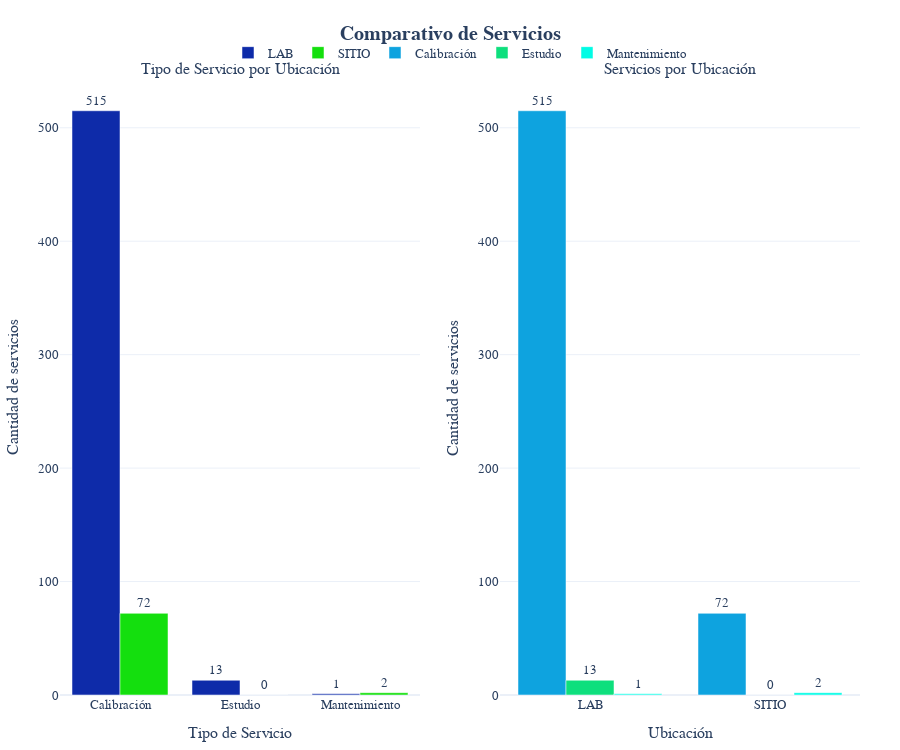

The code cell stored with this chart in its notebook:
### Code cell
import plotly.graph_objects as go
from plotly.subplots import make_subplots

# -----------------------------
# Primer gráfico: Tipo de Servicio por Ubicación
# Paleta de colores verdizules para este gráfico
colors1 = ["#0e2Ba9", "#14df0e"]

# Obtenemos las ubicaciones únicas
ubicaciones = loc_melted['Ubicación'].unique()

traces1 = []
for i, ubic in enumerate(ubicaciones):
    df_servicio = loc_melted[loc_melted['Ubicación'] == ubic]
    # Enviamos Ubicación y Tipo de Servicio en customdata para el hover
    custom_data = df_servicio[['Ubicación', 'Tipo de Servicio']]
    traces1.append(
        go.Bar(
            x=df_servicio['Tipo de Servicio'],
            y=df_servicio['Total'],
            name=ubic,
            text=df_servicio['Total'],
            textposition='outside',
            customdata=custom_data,
            hovertemplate=(
                '<b>Ubicación:</b> %{customdata[0]}<br>'
                '<b>Tipo de Servicio:</b> %{customdata[1]}<br>'
                '<b>Cantidad:</b> %{y:,}<extra></extra>'
            ),
            marker=dict(color=colors1[i % len(colors1)]),
        )
    )

# -----------------------------
# Segundo gráfico: Servicios por Ubicación
# Paleta de colores verdizules para este gráfico
colors2 = ["#0ea3df", "#0edf7d", "#01fce5"]

# Obtenemos los tipos de servicio únicos
tipos_de_servicio = loc_melted['Tipo de Servicio'].unique()

traces2 = []
for i, tipos_de_serv in enumerate(tipos_de_servicio):
    df_servicio = loc_melted[loc_melted['Tipo de Servicio'] == tipos_de_serv]
    custom_data = df_servicio[['Ubicación', 'Tipo de Servicio']]
    traces2.append(
        go.Bar(
            x=df_servicio['Ubicación'],
            y=df_servicio['Total'],
            name=tipos_de_serv,  # Se usa el tipo de servicio para identificar la traza
            text=df_servicio['Total'],
            textposition='outside',
            customdata=custom_data,
            hovertemplate=(
                '<b>Ubicación:</b> %{customdata[0]}<br>'
                '<b>Tipo de Servicio:</b> %{customdata[1]}<br>'
                '<b>Cantidad:</b> %{y:,}<extra></extra>'
            ),
            marker=dict(color=colors2[i % len(colors2)]),
        )
    )

# -----------------------------
# Crear el panel con dos columnas
fig = make_subplots(
    rows=1, cols=2,
    subplot_titles=["Tipo de Servicio por Ubicación", "Servicios por Ubicación"]
)

# Agregar los trazos del primer gráfico en la primera columna
for trace in traces1:
    fig.add_trace(trace, row=1, col=1)
fig.update_xaxes(title_text="Tipo de Servicio", row=1, col=1)
fig.update_yaxes(title_text="Cantidad de servicios", row=1, col=1)

# Agregar los trazos del segundo gráfico en la segunda columna
for trace in traces2:
    fig.add_trace(trace, row=1, col=2)
fig.update_xaxes(title_text="Ubicación", row=1, col=2)
fig.update_yaxes(title_text="Cantidad de servicios", row=1, col=2)

# -----------------------------
# Actualizar el layout general del panel
fig.update_layout(
    title=dict(
        text="<b>Comparativo de Servicios</b>",
        x=0.5,
        font=dict(size=20)
    ),
    font=dict(family="Arial", size=13),
    barmode='group',
    template="plotly_white",
    height=750,
    legend=dict(
        orientation="h",
        yanchor="bottom",
        y=1.02,
        xanchor="center",
        x=0.5,
        bgcolor='rgba(255,255,255,0.8)',
    ),
    margin=dict(t=80, b=50, l=60, r=40)
)

fig.show()

### Figure 1 — Plotly figure (JSON) as saved in the notebook; plotly's stock layout.template omitted (floating-point values rounded to 4 significant figures)
{"data": [{"customdata": [["LAB", "Calibración"], ["LAB", "Estudio"], ["LAB", "Mantenimiento"]], "hovertemplate": "<b>Ubicación:</b> %{customdata[0]}<br><b>Tipo de Servicio:</b> %{customdata[1]}<br><b>Cantidad:</b> %{y:,}<extra></extra>", "marker": {"color": "#0e2Ba9"}, "name": "LAB", "text": [515.0, 13.0, 1.0], "textposition": "outside", "type": "bar", "x": ["Calibración", "Estudio", "Mantenimiento"], "xaxis": "x", "y": [515.0, 13.0, 1.0], "yaxis": "y"}, {"customdata": [["SITIO", "Calibración"], ["SITIO", "Mantenimiento"], ["SITIO", "Estudio"]], "hovertemplate": "<b>Ubicación:</b> %{customdata[0]}<br><b>Tipo de Servicio:</b> %{customdata[1]}<br><b>Cantidad:</b> %{y:,}<extra></extra>", "marker": {"color": "#14df0e"}, "name": "SITIO", "text": [72.0, 2.0, 0.0], "textposition": "outside", "type": "bar", "x": ["Calibración", "Mantenimiento", "Estudio"], "xaxis": "x", "y": [72.0, 2.0, 0.0], "yaxis": "y"}, {"customdata": [["LAB", "Calibración"], ["SITIO", "Calibración"]], "hovertemplate": "<b>Ubicación:</b> %{customdata[0]}<br><b>Tipo de Servicio:</b> %{customdata[1]}<br><b>Cantidad:</b> %{y:,}<extra></extra>", "marker": {"color": "#0ea3df"}, "name": "Calibración", "text": [515.0, 72.0], "textposition": "outside", "type": "bar", "x": ["LAB", "SITIO"], "xaxis": "x2", "y": [515.0, 72.0], "yaxis": "y2"}, {"customdata": [["LAB", "Estudio"], ["SITIO", "Estudio"]], "hovertemplate": "<b>Ubicación:</b> %{customdata[0]}<br><b>Tipo de Servicio:</b> %{customdata[1]}<br><b>Cantidad:</b> %{y:,}<extra></extra>", "marker": {"color": "#0edf7d"}, "name": "Estudio", "text": [13.0, 0.0], "textposition": "outside", "type": "bar", "x": ["LAB", "SITIO"], "xaxis": "x2", "y": [13.0, 0.0], "yaxis": "y2"}, {"customdata": [["SITIO", "Mantenimiento"], ["LAB", "Mantenimiento"]], "hovertemplate": "<b>Ubicación:</b> %{customdata[0]}<br><b>Tipo de Servicio:</b> %{customdata[1]}<br><b>Cantidad:</b> %{y:,}<extra></extra>", "marker": {"color": "#01fce5"}, "name": "Mantenimiento", "text": [2.0, 1.0], "textposition": "outside", "type": "bar", "x": ["SITIO", "LAB"], "xaxis": "x2", "y": [2.0, 1.0], "yaxis": "y2"}], "layout": {"annotations": [{"font": {"size": 16}, "showarrow": false, "text": "Tipo de Servicio por Ubicación", "x": 0.225, "xanchor": "center", "xref": "paper", "y": 1, "yanchor": "bottom", "yref": "paper"}, {"font": {"size": 16}, "showarrow": false, "text": "Servicios por Ubicación", "x": 0.775, "xanchor": "center", "xref": "paper", "y": 1, "yanchor": "bottom", "yref": "paper"}], "barmode": "group", "font": {"family": "Arial", "size": 13}, "height": 750, "legend": {"bgcolor": "rgba(255,255,255,0.8)", "orientation": "h", "x": 0.5, "xanchor": "center", "y": 1.02, "yanchor": "bottom"}, "margin": {"b": 50, "l": 60, "r": 40, "t": 80}, "title": {"font": {"size": 20}, "text": "<b>Comparativo de Servicios</b>", "x": 0.5}, "xaxis": {"anchor": "y", "domain": [0, 0.45], "title": {"text": "Tipo de Servicio"}}, "xaxis2": {"anchor": "y2", "domain": [0.55, 1], "title": {"text": "Ubicación"}}, "yaxis": {"anchor": "x", "domain": [0, 1], "title": {"text": "Cantidad de servicios"}}, "yaxis2": {"anchor": "x2", "domain": [0, 1], "title": {"text": "Cantidad de servicios"}}}}
